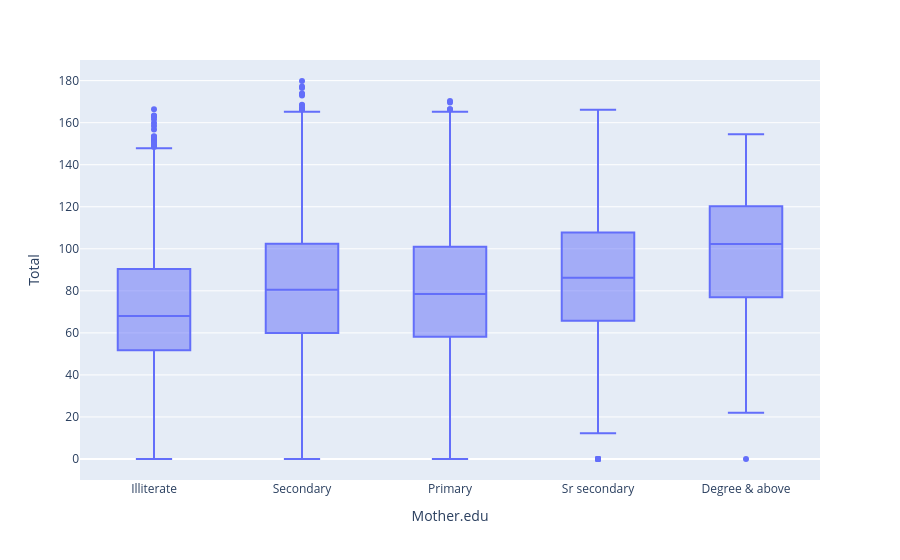

Notebook source saved alongside this figure:
### Code cell
px.box(df, x="Mother.edu", y="Total")

### Figure 1 — Plotly figure (JSON) as saved in the notebook; plotly's stock layout.template omitted (floating-point values rounded to 4 significant figures; data arrays with more than 128 entries replaced by an {"elided": "..."} marker saying what was removed)
{"data": [{"alignmentgroup": "True", "hovertemplate": "Mother.edu=%{x}<br>Total=%{y}<extra></extra>", "legendgroup": "", "marker": {"color": "#636efa"}, "name": "", "notched": false, "offsetgroup": "", "orientation": "v", "showlegend": false, "type": "box", "x": {"elided": "8801 str values"}, "x0": " ", "xaxis": "x", "y": {"elided": "8801 float values"}, "y0": " ", "yaxis": "y"}], "layout": {"boxmode": "group", "legend": {"tracegroupgap": 0}, "margin": {"t": 60}, "xaxis": {"anchor": "y", "domain": [0, 1], "title": {"text": "Mother.edu"}}, "yaxis": {"anchor": "x", "domain": [0, 1], "title": {"text": "Total"}}}}
